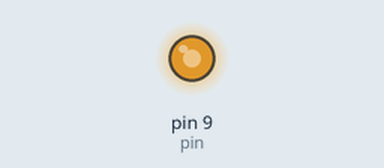
A sketch run on a simulated Arduino Uno, built with avr-gcc and run on an emulated ATmega328P. Parts: output pins drawn as LEDs (lit = HIGH).

Above: at 0.1 s.
Timing chart, 0 to 1.6 s (numbered marks = the images above):
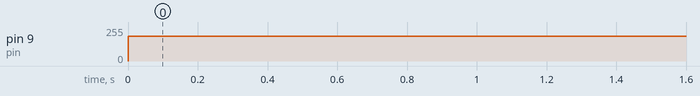

The sketch:

PWM_test.ino
```cpp
int pin = 9;
int pwm_value = 184;

void setup() {
  // put your setup code here, to run once:
  pinMode(pin, OUTPUT);
}

void loop() {
  // put your main code here, to run repeatedly:
  analogWrite(pin, pwm_value);
}
```

Measured:
- by itself, pin 9 (pin): 0/255 → 184/255 at 0.00 s
